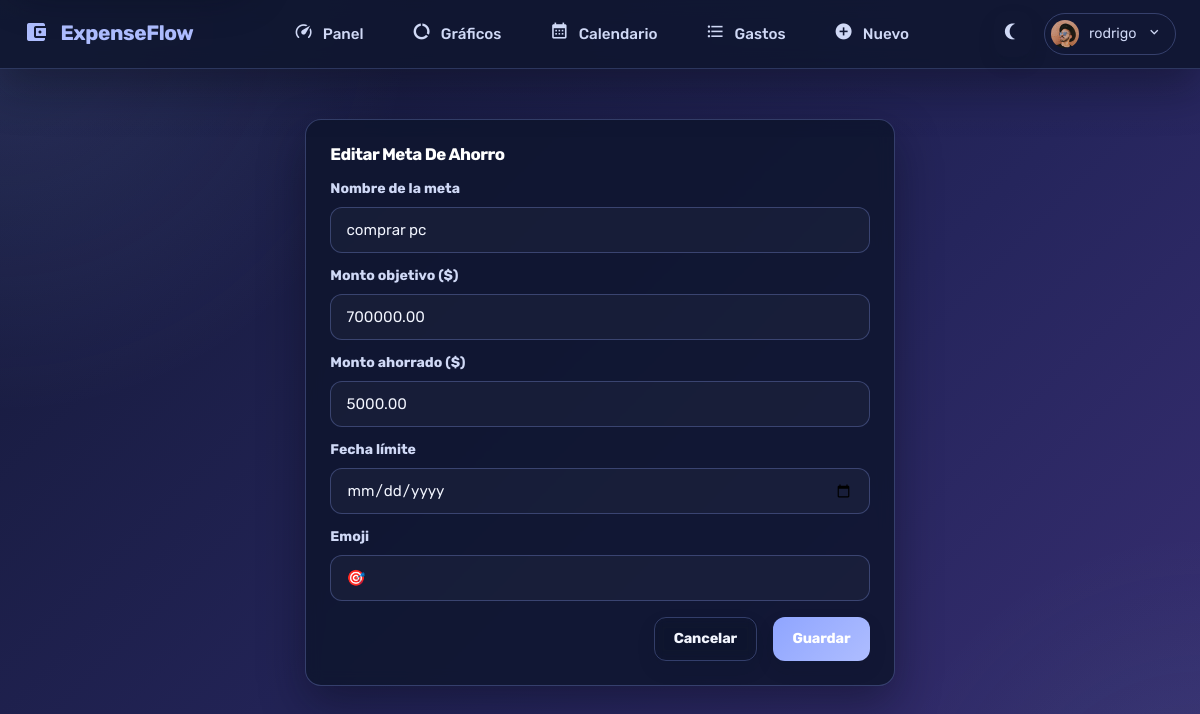
Screenshot of /saving-goals/3/edit/ (signed in) with the database file from the repository.
### core/models.py (models this page shows, shortened)
class SavingGoal(models.Model):
    user = models.ForeignKey(
        settings.AUTH_USER_MODEL,
        on_delete=models.CASCADE,
        related_name="saving_goals",
    )
    title = models.CharField(max_length=120, help_text="Nombre de la meta (ej: Comprar PC Gamer)")
    target_amount = models.DecimalField(
        max_digits=12,
        decimal_places=2,
        help_text="Cantidad objetivo a ahorrar",
    )
    saved_amount = models.DecimalField(
        max_digits=12,
        decimal_places=2,
        default=0,
        help_text="Cantidad ahorrada hasta ahora",
    )
    deadline = models.DateField(
        null=True,
        blank=True,
        help_text="Fecha límite opcional para cumplir la meta",
    )
    emoji = models.CharField(
        max_length=10,
        default="🎯",
        help_text="Emoji representativo de la meta",
    )
    created_at = models.DateTimeField(auto_now_add=True)
    updated_at = models.DateTimeField(auto_now=True)
    class Meta:
        ordering = ["-created_at"]

### core/views.py (the view)
# urls.py: path('saving-goals/<int:pk>/edit/', saving_goal_edit, name="saving_goal_edit"),
@login_required
def saving_goal_edit(request, pk):
    goal = get_object_or_404(SavingGoal, pk=pk, user=request.user)
    form = SavingGoalForm(request.POST or None, instance=goal)
    if request.method == "POST" and form.is_valid():
        form.save()
        messages.success(request, "Meta de ahorro actualizada correctamente.")
        return redirect("dashboard")
    return render(request, "core/saving_goals/goal_form.html", {"form": form, "page_title": "Editar Meta de Ahorro", "goal": goal})

### core/templates/core/saving_goals/goal_form.html (shortened to what this page needs)
{% extends 'core/base.html' %}
{% block contenido %}
<div class="main-panel">
  <div class="content-wrapper form-shell responsive-form-shell">
    <div class="row justify-content-center">
      <div class="col-lg-8 grid-margin stretch-card">
        <div class="card responsive-form-card">
          <div class="card-body">
            <h4 class="card-title">{{ page_title }}</h4>
            <form method="post" novalidate>
              {% for field in form %}
              <div class="form-group">
                <label for="{{ field.id_for_label }}">{{ field.label }}</label>
                {{ field }}
              </div>
              {% endfor %}
              <div class="d-flex gap-2 justify-content-end">
                <a href="{% url 'dashboard' %}" class="btn btn-outline-light">Cancelar</a>
                <button class="btn btn-primary" type="submit">Guardar</button>
              </div>
            </form>
          </div>
        </div>
      </div>
    </div>
  </div>
</div>
{% endblock contenido %}

### core/templates/core/base.html (shortened to what this page needs)
{% load static %}
<!DOCTYPE html>
<html lang="es">
  <head>
    <link rel="stylesheet" href="{% static 'core/assets/vendors/mdi/css/materialdesignicons.min.css' %}">
    <link rel="stylesheet" href="{% static 'core/assets/vendors/css/vendor.bundle.base.css' %}">
    <link rel="stylesheet" href="{% static 'core/assets/vendors/jvectormap/jquery-jvectormap.css' %}">
    <link rel="stylesheet" href="{% static 'core/assets/vendors/flag-icon-css/css/flag-icon.min.css' %}">
    <link rel="stylesheet" href="{% static 'core/assets/vendors/owl-carousel-2/owl.carousel.min.css' %}">
    <link rel="stylesheet" href="{% static 'core/assets/vendors/owl-carousel-2/owl.theme.default.min.css' %}">
    <link rel="stylesheet" href="{% static 'core/assets/css/style.css' %}">
    <link rel="stylesheet" href="{% static 'core/assets/css/redesign.css' %}">
  </head>
  <body>
    <nav class="navbar-main" aria-label="Navegación principal">
      <div class="navbar-container">
        <div class="navbar-brand">
          <a href="{% url 'dashboard' %}" class="brand-logo">
            <i class="mdi mdi-wallet"></i>
            <span>ExpenseFlow</span>
          </a>
        </div>
        <div class="navbar-nav-center">
          <a href="{% url 'dashboard' %}" class="nav-link-item {% if request.resolver_match.url_name == 'dashboard' or request.resolver_match.url_name == 'index' %}active{% endif %}">
            <i class="mdi mdi-speedometer"></i>
            <span>Panel</span>
          </a>
          <a href="{% url 'charts' %}" class="nav-link-item {% if request.resolver_match.url_name == 'charts' %}active{% endif %}">
            <i class="mdi mdi-chart-donut"></i>
            <span>Gráficos</span>
          </a>
          <a href="{% url 'expense_calendar' %}" class="nav-link-item {% if request.resolver_match.url_name == 'expense_calendar' %}active{% endif %}">
            <i class="mdi mdi-calendar-month"></i>
            <span>Calendario</span>
          </a>
          <a href="{% url 'expense_list' %}" class="nav-link-item {% if request.resolver_match.url_name == 'expense_list' or request.resolver_match.url_name == 'expense_detail' %}active{% endif %}">
            <i class="mdi mdi-format-list-bulleted"></i>
            <span>Gastos</span>
          </a>
          <a href="{% url 'expense_create' %}" class="nav-link-item {% if request.resolver_match.url_name == 'expense_create' or request.resolver_match.url_name == 'expense_update' %}active{% endif %}">
            <i class="mdi mdi-plus-circle"></i>
            <span>Nuevo</span>
          </a>
        </div>
        <div class="navbar-actions">
          <button class="btn-theme-toggle" id="themeToggle" type="button" title="Cambiar tema" aria-label="Cambiar tema">
            <i class="mdi mdi-moon-waning-crescent" id="themeIcon"></i>
          </button>
          <div class="navbar-dropdown">
            <button class="navbar-profile-btn" id="profileDropdown" type="button">
              <img src="{% static 'core/assets/images/faces/face15.jpg' %}" alt="Profile" class="profile-avatar">
              <span class="profile-username">{{ user.username }}</span>
              <i class="mdi mdi-chevron-down"></i>
            </button>
          </div>
        </div>
      </div>
    </nav>
    <main id="main-content" class="main-container" role="main">
      <div class="dashboard-container app-shell">
        {% block contenido %}
        {% endblock contenido %}
      </div>
    </main>
  </body>
</html>

### rows the page displays
SavingGoal: form "comprar pc" "700000.00" "5000.00" "🎯"

### other values shown
{{ user.username }} "rodrigo"
{{ page_title }} "Editar Meta De Ahorro"
{{ field.label }} "Nombre de la meta" "Monto objetivo ($)" "Monto ahorrado ($)" "Fecha límite" "Emoji"
